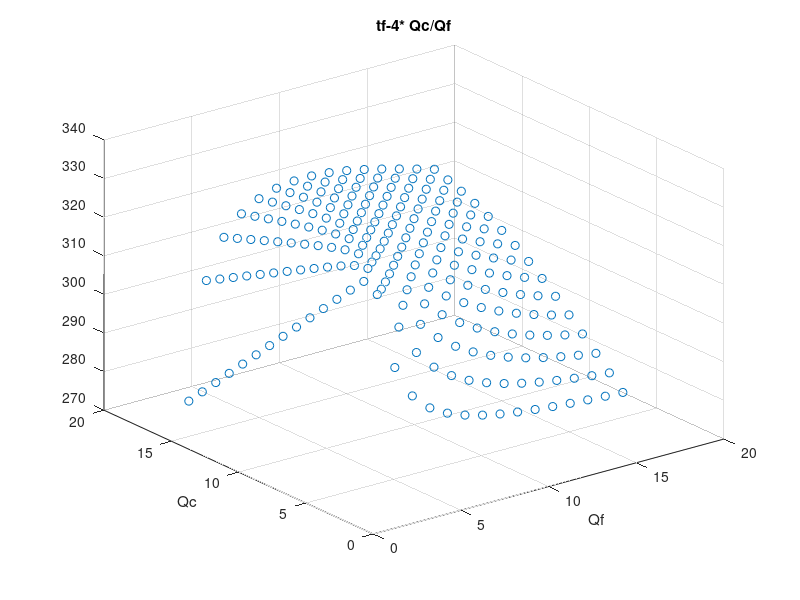
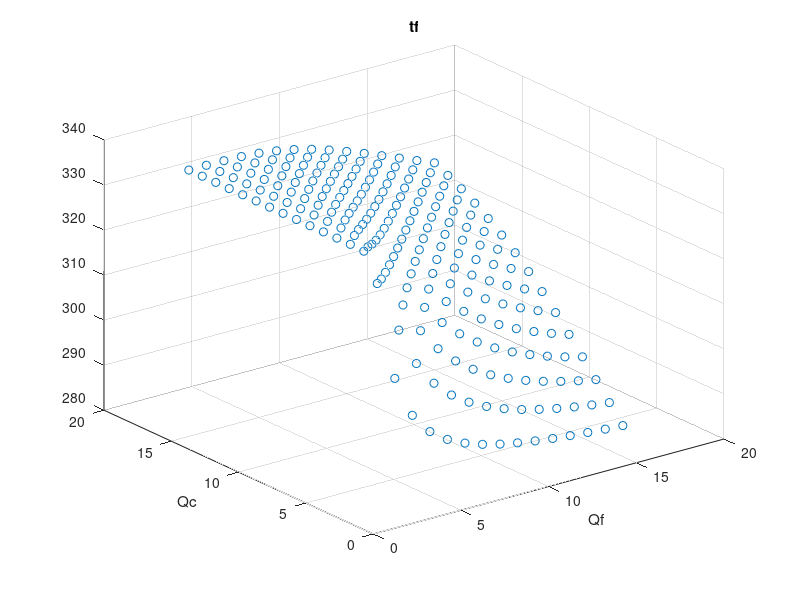

These figures' MATLAB source, in order:
close all; clear all; clc

load ('Qc');
Qc=data;
load ('Qf');
Qf=data;
load ('Tf');
Tf=data;

load('superficie_10C')
load ('tf2');
tf=data;


figure,scatter3(Qf,Qc,tf-Qc./Qf*4)%-(Qc.^2+Qf.^2)/10)
xlabel('Qf')
ylabel('Qc')
title('tf-4* Qc/Qf')


figure,scatter3(Qf,Qc,tf)
xlabel('Qf')
ylabel('Qc')
title('tf')


